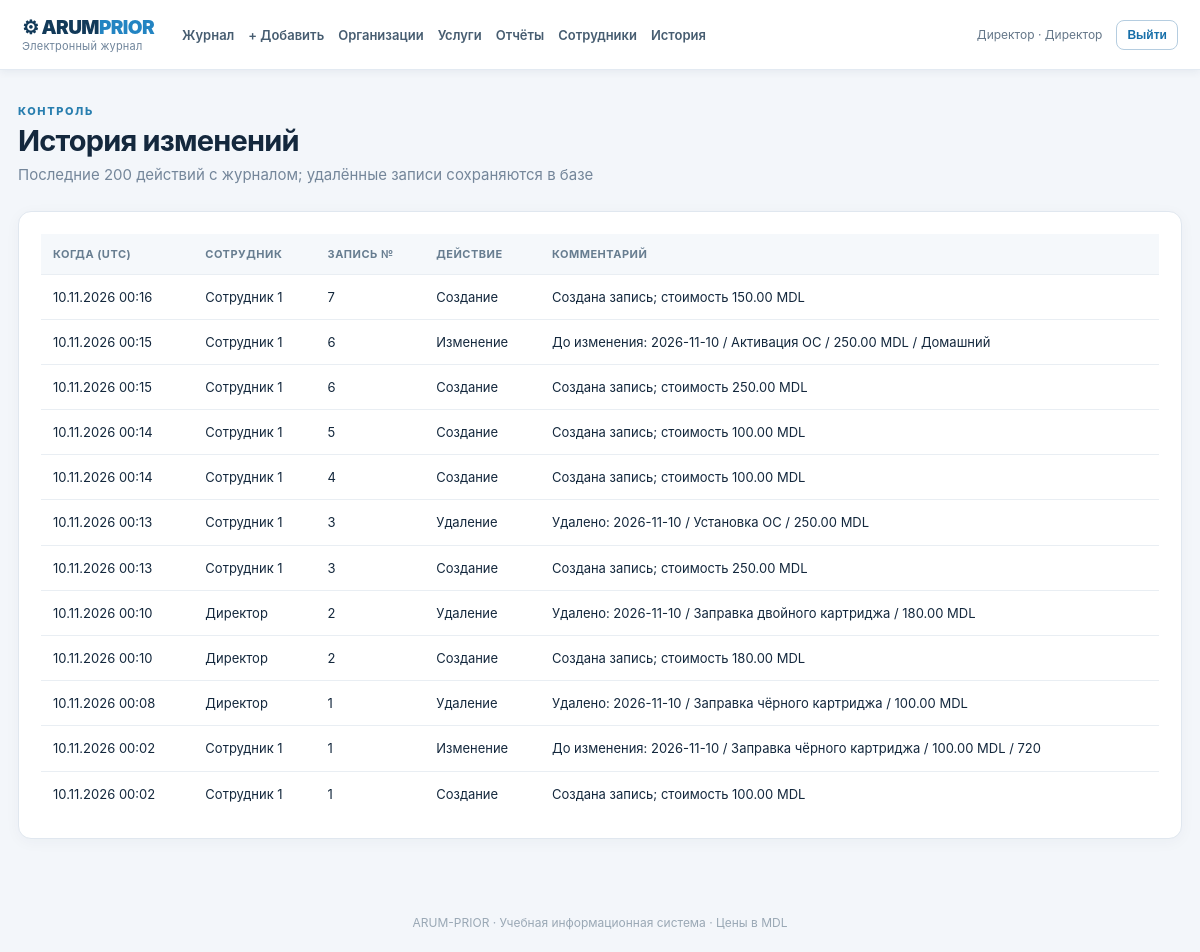
The app's page /audit (signed in) with its own data.
### app/models.py (models this page shows)
class User(Base):
    __tablename__ = 'users'
    id: Mapped[int] = mapped_column(primary_key=True)
    username: Mapped[str] = mapped_column(String(60), unique=True, index=True)
    full_name: Mapped[str] = mapped_column(String(120))
    password_hash: Mapped[str] = mapped_column(String(220))
    role: Mapped[str] = mapped_column(String(20), default='employee')
    active: Mapped[bool] = mapped_column(Boolean, default=True)

class AuditLog(Base):
    __tablename__ = 'audit_logs'
    id: Mapped[int] = mapped_column(primary_key=True)
    user_id: Mapped[int] = mapped_column(ForeignKey('users.id'))
    record_id: Mapped[int] = mapped_column(Integer)
    action: Mapped[str] = mapped_column(String(30))
    details: Mapped[str] = mapped_column(Text)
    created_at: Mapped[datetime] = mapped_column(DateTime, default=now_utc)
    user: Mapped[User] = relationship()

### app/main.py (the view)
@app.get('/audit', response_class=HTMLResponse)
def audit_page(request: Request):
    with SessionLocal() as db:
        must_director(request, db)
        ctx=context(request, db)
        items=db.scalars(select(AuditLog).options(selectinload(AuditLog.user)).order_by(AuditLog.created_at.desc(),AuditLog.id.desc()).limit(200)).all()
        return see(request, 'audit.html', items=items, **ctx)

### app/templates/audit.html
{% extends 'base.html' %}{% block content %}<div class="heading"><div><div class="eyebrow">КОНТРОЛЬ</div><h1>История изменений</h1><p class="muted">Последние 200 действий с журналом; удалённые записи сохраняются в базе</p></div></div><section class="panel"><div class="table-wrap"><table><thead><tr><th>Когда (UTC)</th><th>Сотрудник</th><th>Запись №</th><th>Действие</th><th>Комментарий</th></tr></thead><tbody>{% for a in items %}<tr><td>{{ a.created_at.strftime('%d.%m.%Y %H:%M') }}</td><td>{{ a.user.full_name }}</td><td>{{ a.record_id }}</td><td>{{ {'create':'Создание','edit':'Изменение','delete':'Удаление'}.get(a.action,a.action) }}</td><td>{{ a.details }}</td></tr>{% else %}<tr><td colspan="5" class="empty">История пуста</td></tr>{% endfor %}</tbody></table></div></section>{% endblock %}

### app/templates/base.html
<!doctype html><html lang="ru"><head><meta charset="UTF-8"><meta name="viewport" content="width=device-width, initial-scale=1"><title>ARUM-PRIOR — электронный журнал</title><link rel="stylesheet" href="/static/style.css"></head><body>
{% if user %}<header class="top"><div class="brand">⚙ ARUM<span>PRIOR</span><small>Электронный журнал</small></div><nav><a href="/journal">Журнал</a><a href="/work/new">+ Добавить</a><a href="/organizations">Организации</a><a href="/services">Услуги</a>{% if user.role=='director' %}<a href="/reports">Отчёты</a><a href="/users">Сотрудники</a><a href="/audit">История</a>{% endif %}</nav><div class="account"><span>{{ user.full_name }} · {{ 'Директор' if user.role=='director' else 'Сотрудник' }}</span><form action="/logout" method="post"><input type="hidden" name="csrf_token" value="{{ csrf }}"><button class="outline small">Выйти</button></form></div></header>{% endif %}
<main class="container">{% block content %}{% endblock %}</main><footer>ARUM-PRIOR · Учебная информационная система · Цены в MDL</footer></body></html>

### app/static/style.css (style rules this page uses)
:root { font-family:Inter,'Segoe UI',Arial,sans-serif;color:#14283d;background:#f3f6fa;font-size:15px }
* { box-sizing:border-box }
body { margin:0;min-height:100vh;display:flex;flex-direction:column }
a { color:#1767a4;text-decoration:none }
.top { background:#fff;border-bottom:1px solid #e3eaf2;padding:16px max(22px,calc((100vw - 1250px)/2));display:flex;align-items:center;gap:28px;flex-wrap:wrap;box-shadow:0 2px 8px #102f5010 }
.brand { font-size:19px;font-weight:900;letter-spacing:-.6px;color:#123a59;white-space:nowrap }
.brand span { color:#2384c2 }
.brand small { display:block;font-weight:400;font-size:11px;letter-spacing:.2px;color:#70859b }
nav { display:flex;gap:14px;align-items:center;flex:1;flex-wrap:wrap }
nav a { color:#475d71;font-weight:600;font-size:13px }
.account { display:flex;gap:14px;align-items:center;font-size:12px;color:#657789 }
.container { width:min(1200px,calc(100% - 36px));margin:34px auto;flex:1 }
.heading { display:flex;justify-content:space-between;align-items:center;gap:20px;margin-bottom:24px;flex-wrap:wrap }
h1 { font-size:29px;letter-spacing:-.8px;margin:5px 0 6px }
.eyebrow { font-size:11px;font-weight:800;letter-spacing:1.6px;color:#287eaf }
.muted { color:#74869a;margin:0;line-height:1.5 }
.panel { border:1px solid #e0e7ef;border-radius:13px;background:#fff;box-shadow:0 3px 15px #193a560a;padding:22px;margin-bottom:20px }
button,.btn { display:inline-block;appearance:none;background:#176fa9;color:white;border:1px solid #176fa9;border-radius:8px;font-size:13px;font-weight:700;padding:11px 18px;cursor:pointer;white-space:nowrap }
.outline { background:white;color:#176fa9;border-color:#b5cde0 }
.small { padding:7px 10px;font-size:12px }
.table-wrap { overflow-x:auto }
table { border-collapse:collapse;width:100%;font-size:13px }
th { text-align:left;background:#f5f8fb;color:#677d90;font-size:11px;text-transform:uppercase;letter-spacing:.5px }
th,td { padding:13px 12px;border-bottom:1px solid #e9eef3;vertical-align:middle }
td { line-height:1.4 }
tr:last-child td { border-bottom:none }
footer { text-align:center;color:#9aa8b5;font-size:12px;padding:22px }

### records on screen
User: full_name "Директор", role "Директор"
AuditLog: created_at "10.11.2026 00:16", user.full_name "Сотрудник 1", record_id "7", action "Создание", details "Создана запись; стоимость 150.00 MDL"
AuditLog: created_at "10.11.2026 00:15", user.full_name "Сотрудник 1", record_id "6", action "Изменение", details "До изменения: 2026-11-10 / Активация ОС / 250.00 MDL / Домашний"
AuditLog: created_at "10.11.2026 00:15", user.full_name "Сотрудник 1", record_id "6", action "Создание", details "Создана запись; стоимость 250.00 MDL"
AuditLog: created_at "10.11.2026 00:14", user.full_name "Сотрудник 1", record_id "5", action "Создание", details "Создана запись; стоимость 100.00 MDL"
AuditLog: created_at "10.11.2026 00:14", user.full_name "Сотрудник 1", record_id "4", action "Создание", details "Создана запись; стоимость 100.00 MDL"
AuditLog: created_at "10.11.2026 00:13", user.full_name "Сотрудник 1", record_id "3", action "Удаление", details "Удалено: 2026-11-10 / Установка ОС / 250.00 MDL"
AuditLog: created_at "10.11.2026 00:13", user.full_name "Сотрудник 1", record_id "3", action "Создание", details "Создана запись; стоимость 250.00 MDL"
AuditLog: created_at "10.11.2026 00:10", user.full_name "Директор", record_id "2", action "Удаление", details "Удалено: 2026-11-10 / Заправка двойного картриджа / 180.00 MDL"
AuditLog: created_at "10.11.2026 00:10", user.full_name "Директор", record_id "2", action "Создание", details "Создана запись; стоимость 180.00 MDL"
AuditLog: created_at "10.11.2026 00:08", user.full_name "Директор", record_id "1", action "Удаление", details "Удалено: 2026-11-10 / Заправка чёрного картриджа / 100.00 MDL"
AuditLog: created_at "10.11.2026 00:02", user.full_name "Сотрудник 1", record_id "1", action "Изменение", details "До изменения: 2026-11-10 / Заправка чёрного картриджа / 100.00 MDL / 720"
AuditLog: created_at "10.11.2026 00:02", user.full_name "Сотрудник 1", record_id "1", action "Создание", details "Создана запись; стоимость 100.00 MDL"
